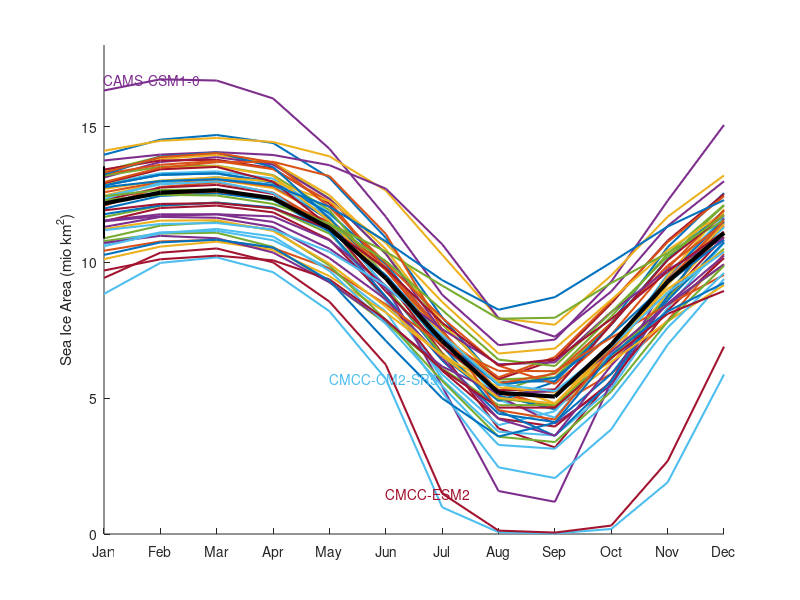

Here is the MATLAB script that generated this plot: (Note: this script raises an error after producing the figure.)
clear all; close all;
dir1='sia_cmip/';
dir2='sia_obs/';
fz=14
%-----
figure;hold on; 
set(gcf,'position',[10 10 1200 1200]);
CC=get(gca,'ColorOrder')
%-----
cfiles={'ACCESS-CM2' 'ACCESS-ESM1-5' 'AWI-ESM-1-1-LR' 'CAMS-CSM1-0' 'CanESM5-1' ...
'CESM2-FV2' 'CESM2' 'CESM2-WACCM-FV2' 'CESM2-WACCM' 'CNRM-CM6-1' ...
'CNRM-ESM2-1' 'EC-Earth3-AerChem' 'EC-Earth3-CC' 'EC-Earth3' 'EC-Earth3-Veg' ...
'EC-Earth3-Veg-LR' 'GISS-E2-1-G' 'GISS-E2-1-H' 'MPI-ESM-1-2-HAM' 'MPI-ESM1-2-HR' ...
'MPI-ESM1-2-LR' 'MRI-ESM2-0' ...
'BCC-CSM2-MR' 'BCC-ESM1' 'CAS-ESM2-0' 'CMCC-CM2-HR4' 'CMCC-CM2-SR5' ...
'CMCC-ESM2' 'E3SM-1-0' 'E3SM-1-1-ECA' 'E3SM-1-1' 'FGOALS-f3-L' ...
'FGOALS-g3' 'FIO-ESM-2-0' 'GFDL-ESM4' 'HadGEM3-GC31-LL' 'INM-CM4-8' ...
'INM-CM5-0' 'IPSL-CM5A2-INCA' 'IPSL-CM6A-LR' 'IPSL-CM6A-LR-INCA' 'MIROC6' ...
'MIROC-ES2L' 'NESM3' 'NorESM2-LM' 'NorESM2-MM' 'SAM0-UNICON' ...
'TaiESM1' 'UKESM1-0-LL' 'KIOST-ESM' 'Multi-model mean (47)' 'DMI-SIC' 'ERA5' 'NSIDC 0051' 'HadISST.2.2.0.0' 'OSI-450a'}
% for i=1:50
% ncfile=[dir1 'sia_' cfiles{i} '_T2M_ARCTIC_1deg_198201-201412_mclim.nc'];
% csia(:,i)=squeeze(ncread(ncfile,'siconc'))/1000; %rmse(mean(csia,2)-obs)=0.33
% end
% nsia=[csia(:,1:3) csia(:,5:26) csia(:,29:50)];   %rmse(mean(nsia,2)-obs)=0.27
%------below are reference products  
% obs=squeeze(ncread([dir2 'sia_OSI_v0.1_T2M_ARCTIC_1deg_1982-2014_mclim.nc'],'siconc'))/1000;
% plot(obs,'+','Markersize',10,'color','r','linewidth',4);
% rsia=obs; % 1: DMI-SIC
% obs=squeeze(ncread([dir2 'sia_ERA5_SIC_ARCTIC_1deg_1982-2014_mclim.nc'],'siconc'))/1000;
% plot(obs,'d','Markersize',14,'color','y','linewidth',4);
% rsia=[rsia obs]; % 2: ERA5
% obs=squeeze(ncread([dir2 'sia_NSIDC-0051_SIC_ARCTIC_1deg_1982-2014_mclim.nc'],'siconc'))/1000;
% plot(obs,'o','Markersize',10,'color','c','linewidth',3,'MarkerFaceColor','none');
% rsia=[rsia obs]; % 3: nsidc
% obs=squeeze(ncread([dir2 'sia_HadISST2_SIC_ARCTIC_1deg_1982-2014_mclim.nc'],'siconc'))/1000;
% plot(obs,'x','Markersize',10,'color','k','linewidth',4);
% rsia=[rsia obs]; % 4: HadISST2
% obs=squeeze(ncread([dir2 'sia_OSI-450a_SIC_ARCTIC_1deg_1982-2014_mclim.nc'],'siconc'))/1000;
% plot(obs,'+','Markersize',8,'color','k','linewidth',3);
% rsia=[rsia obs]; % 5: osi-450a
%save(['FigS4_SIA.mat'],'csia','nsia','rsia','CC','x','fz','cfiles');
%%
load('FigS4_SIA.mat')
x=[0:1:13];
plot(csia,'linewidth',1.5)
xticks([1:1:12])
plot(mean(nsia,2),'-','color','k','linewidth',3);
xticklabels({'Jan','Feb','Mar','Apr','May','Jun','Jul','Aug','Sep','Oct','Nov','Dec'})
xlim([1 12]);ylim([0 18]);
ylabel('Sea Ice Area (mio km^{2})');
text(1,max(csia(:,4)),cfiles{4},'color',CC(4,:));
text(5,min(csia(6,27)),cfiles{27},'color',CC(27-21,:));
text(6,min(csia(7,28)),cfiles{28},'color',CC(7,:));
% legend(cfiles,'NumColumns',5);legend('boxoff');
%------below are reference products  
% obs=squeeze(ncread([dir2 'sia_OSI_v0.1_T2M_ARCTIC_1deg_1982-2014_mclim.nc'],'siconc'))/1000;
% plot(obs,'+','Markersize',10,'color','r','linewidth',4);
% rsia=obs; % 1: DMI-SIC
% obs=squeeze(ncread([dir2 'sia_ERA5_SIC_ARCTIC_1deg_1982-2014_mclim.nc'],'siconc'))/1000;
% plot(obs,'d','Markersize',14,'color','y','linewidth',4);
% rsia=[rsia obs]; % 2: ERA5
% obs=squeeze(ncread([dir2 'sia_NSIDC-0051_SIC_ARCTIC_1deg_1982-2014_mclim.nc'],'siconc'))/1000;
% plot(obs,'o','Markersize',10,'color','c','linewidth',3,'MarkerFaceColor','none');
% rsia=[rsia obs]; % 3: nsidc
% obs=squeeze(ncread([dir2 'sia_HadISST2_SIC_ARCTIC_1deg_1982-2014_mclim.nc'],'siconc'))/1000;
% plot(obs,'x','Markersize',10,'color','k','linewidth',4);
% rsia=[rsia obs]; % 4: HadISST2
% obs=squeeze(ncread([dir2 'sia_OSI-450a_SIC_ARCTIC_1deg_1982-2014_mclim.nc'],'siconc'))/1000;
% plot(obs,'+','Markersize',8,'color','k','linewidth',3);
% rsia=[rsia obs]; % 5: osi-450a
for i=1:12
h=plot([i i],[min(rsia(i,:)) max(rsia(i,:))],'k-','linewidth',1.5)
h.Annotation.LegendInformation.IconDisplayStyle = 'off';
end
%
plot(rsia(:,1),'+','Markersize',10,'color','r','linewidth',4); % 1: DMI-SIC
plot(rsia(:,2),'d','Markersize',14,'color','y','linewidth',4); % 2: ERA5
plot(rsia(:,3),'o','Markersize',10,'color','c','linewidth',3,'MarkerFaceColor','none'); % 3: nsidc
plot(rsia(:,4),'x','Markersize',10,'color','k','linewidth',4); % 4: HadISST2
plot(rsia(:,5),'+','Markersize',8,'color','k','linewidth',3);  % 5: osi-450a
% OSI_v0.1
h=plot(rsia(:,1),'+','Markersize',10,'color','r','linewidth',4);
h.Annotation.LegendInformation.IconDisplayStyle = 'off';
% OSI-450a;
h=plot(rsia(:,5),'+','Markersize',8,'color','k','linewidth',3);
h.Annotation.LegendInformation.IconDisplayStyle = 'off';
%
legend(cfiles,'NumColumns',4,'Location','southoutside');legend('boxoff');
box on
grid on
%save(['FigS3_SIA.mat'],'csia','nsia','rsia','CC','x','fz','cfiles');
set(findall(gcf,'-property','FontSize'),'FontSize',fz);
set(gcf,'PaperPositionMode','auto');
%print('-dpng','-r200', ['FigS4.png'])
print('-depsc2','-r300', ['FigS4.eps']);
%convert -alpha off -density 300 -trim -border 10x10 -bordercolor white
